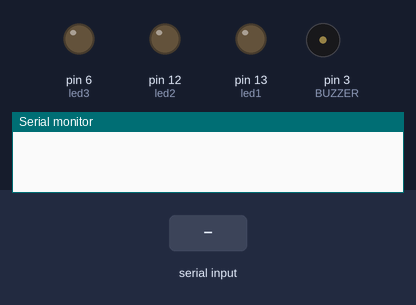
Bench run of a sketch on a simulated Arduino Uno, built with avr-gcc and run on an emulated ATmega328P. Shown: output pins drawn as LEDs (lit = HIGH), buzzer (waves = sounding), the last lines printed to the serial monitor. Inputs (shaded band) come from the test bench.

Above: at 1.2 s.
1.3 s: "Fallo\n" received over the second serial link
At 2.5 s:
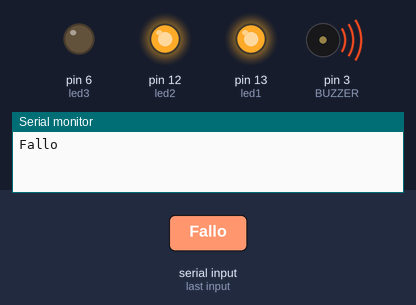
2.8 s: "Fallo Radar\n" received over the second serial link
At 3.8 s:
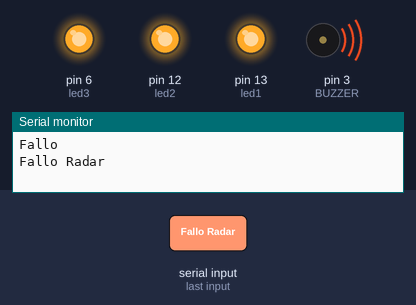
Timing chart, 0 to 5.8 s (numbered marks = the images above; inputs shaded):
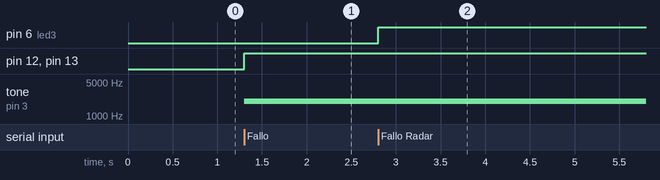

Measured:
- after the input at 1.3 s, pin 12 (led2), pin 13 (led1): LOW → HIGH at once; tone on pin 3 (BUZZER): silent → 2000 Hz at once
- after the input at 2.8 s, pin 6 (led3): LOW → HIGH at once

The sketch:

TestUnitario7_Tierra.ino
```cpp
/*
#include <SoftwareSerial.h>
SoftwareSerial mySerial(10, 11); // RX, TX

const int BUZZER = 3;
const int led1 = 13; // LED verde (envíos)
const int led2 = 12; // LED rojo (error)

// Variables control LED verde
unsigned long lastDataTime = 0;
const unsigned long LED_DELAY = 100;

// Variables timeout
unsigned long lastDataReceived = 0;
const unsigned long TIMEOUT_COMUNICACION = 5000;

void setup() {
  Serial.begin(9600);   // Conexión con Python
  mySerial.begin(9600); // Conexión con satélite

  pinMode(BUZZER, OUTPUT);
  pinMode(led1, OUTPUT);
  pinMode(led2, OUTPUT);

  digitalWrite(led1, LOW);
  digitalWrite(led2, LOW);

  lastDataReceived = millis();
}

void loop() {
  // Procesar datos desde satélite
  if (mySerial.available()) {
    String data = mySerial.readStringUntil('\n');
    data.trim();
    Serial.println(data); // Enviar a Python

    lastDataReceived = millis();
    digitalWrite(led2, LOW); // Apagar error comunicación

    // Encender LED verde al recibir datos
    digitalWrite(led1, HIGH);
    lastDataTime = millis();

    // Procesar tipo de mensaje
    int fin = data.indexOf(':');
    if(fin != -1) {
      int codigo = data.substring(0, fin).toInt();

      switch(codigo) {
        case 3: // Fallo en sensores
          tone(BUZZER, 2000);
          digitalWrite(led2, HIGH);
          break;
      }
    }
  }

  // Procesar comandos desde Python
  while (Serial.available()) {
    String cmd = Serial.readStringUntil('\n');
    mySerial.println(cmd);
  }

  // Apagar LED verde después de delay
  if (millis() - lastDataTime >= LED_DELAY) {
    digitalWrite(led1, LOW);
  }

  // Verificar timeout de comunicación
  if (millis() - lastDataReceived >= TIMEOUT_COMUNICACION) {
    digitalWrite(led2, HIGH);
    tone(BUZZER, 1000);
  } else {
    noTone(BUZZER);
  }
}
*/

#include <SoftwareSerial.h>
SoftwareSerial mySerial(10, 11); // RX, TX

const int BUZZER = 3;
const int led1 = 13; // LED verde (envíos correctos)
const int led2 = 12; // LED rojo (error temperatura o fallo comunicacion)
const int led3 = 6;  // LED azul (error sensor de distancia)

// Variables de control
unsigned long lastDataTime = 0;
const unsigned long LED_DELAY = 100;      // Duración LED verde
const unsigned long TIMEMAX = 3000;   // Tiempo máximo sin datos (5 s)
bool falloComunicacion = false;

void setup() {
   Serial.begin(9600);   // Conexión con Python
   mySerial.begin(9600); // Conexión con satélite

   pinMode(BUZZER, OUTPUT);
   pinMode(led1, OUTPUT);
   pinMode(led2, OUTPUT);
   pinMode(led3, OUTPUT);

   digitalWrite(led1, LOW);
   digitalWrite(led2, LOW);
   digitalWrite(led3, LOW);

   lastDataTime = millis(); // Inicializar el temporizador
}

void loop() {
   // --- Recepción desde el satélite ---
   while (mySerial.available()) {
      String data = mySerial.readStringUntil('\n');
      data.trim();
      Serial.println(data);  // Enviar a Python

      // Indicar comunicación activa
      digitalWrite(led1, HIGH);
      lastDataTime = millis(); // Actualizar hora del último dato

      // Si el dato contiene "Fallo", activar alarma
      if (data.indexOf("Fallo") >= 0) {
         tone(BUZZER, 2000);
         digitalWrite(led2, HIGH);
         falloComunicacion = true;
      }
      if (data.indexOf("Fallo Radar") >= 0) {
         tone(BUZZER, 2000);
         digitalWrite(led3, HIGH);

      // Si contiene datos correctos (por ejemplo, T: y H:)
      if (data.indexOf("T:") >= 0 && data.indexOf("H:") >= 0) {
         noTone(BUZZER);
         digitalWrite(led2, LOW);
         digitalWrite(led3, LOW);
         falloComunicacion = false;
      }
   }

   // --- LED verde intermitente ---
   if (millis() - lastDataTime >= LED_DELAY) {
      digitalWrite(led1, LOW);
   }

   // --- Detección de pérdida de comunicación ---
   if ((millis() - lastDataTime) > TIMEMAX && !falloComunicacion) {
      // Si pasa más del tiempo límite sin datos
      tone(BUZZER, 2000);
      digitalWrite(led2, HIGH);
      falloComunicacion = true;
      Serial.println("FalloComunicacion");  //avisar a Tierra
   }

   // --- Reenviar comandos de Python al satélite ---
   while (Serial.available()) {
      String cmd = Serial.readStringUntil('\n');
      mySerial.println(cmd);
   }
}
}
```
